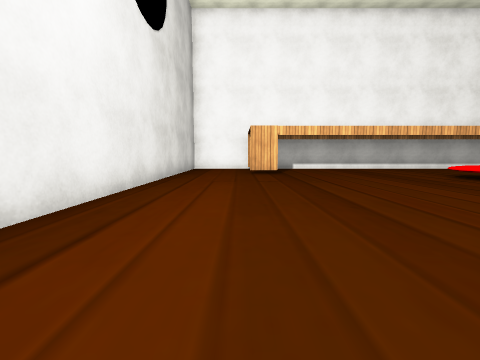
View 1 (above)

14 first-person views from a walk through a scene from a Unity 3-D project. The camera is 0.62 m above the floor, tilts 6° down and sees 90° across. The floor is counted in squares, 1 m on a side. Each view is taken from the middle of a square. On the plan, view 1 faces up. The plan holds only what a view shows up to about 9 squares ahead; the rest is blank. The place goes on beyond the plan. The player is left out. Some surface patterns are stand-ins.

View 2
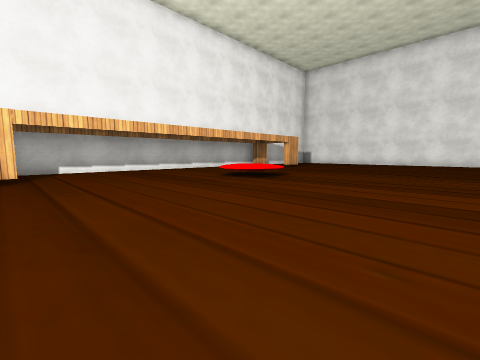

View 3
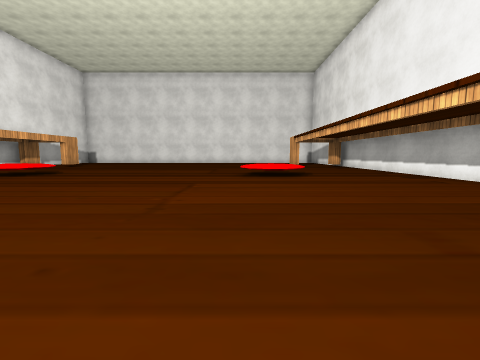

View 4
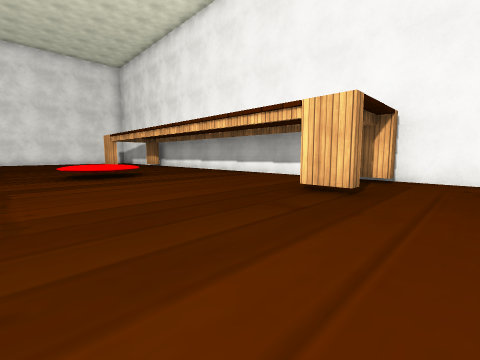

View 5
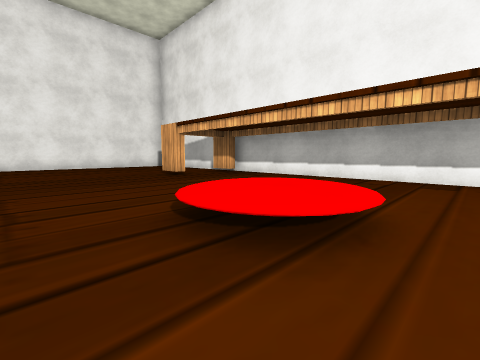

View 6
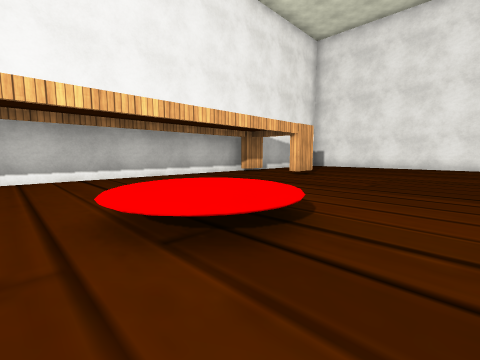

View 7
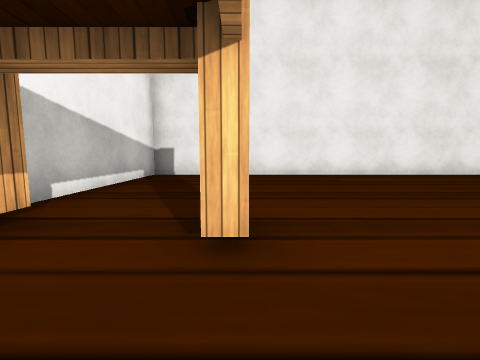

View 8
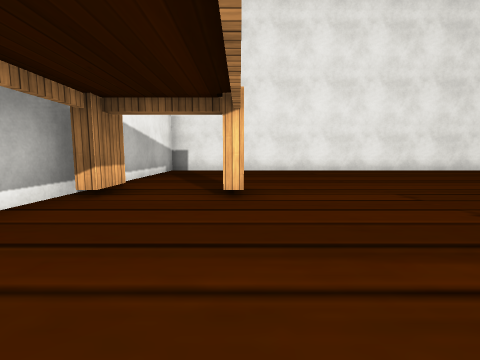

View 9
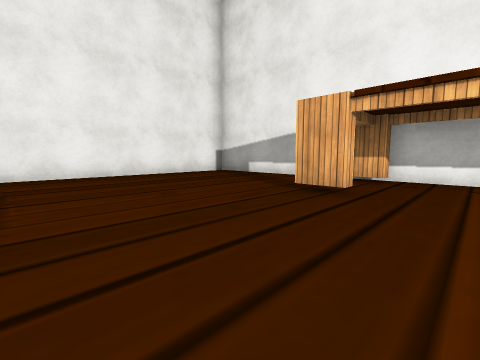

View 10
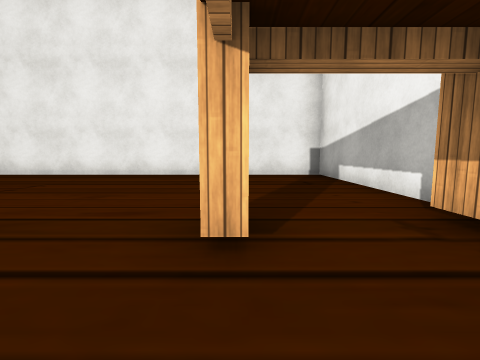

View 11
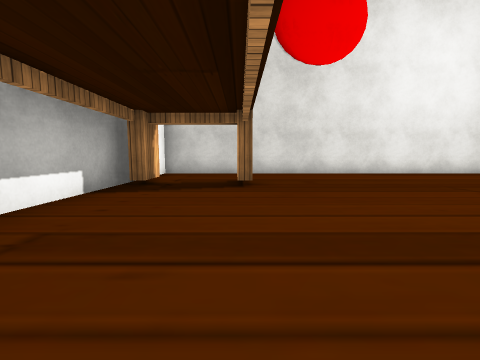

View 12
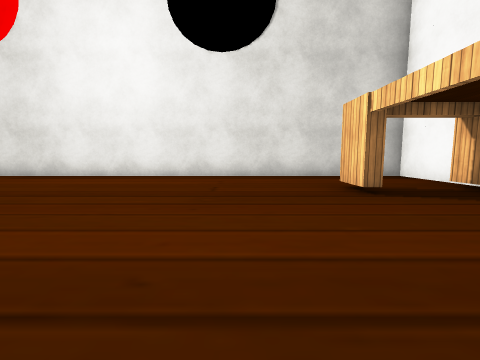

View 13
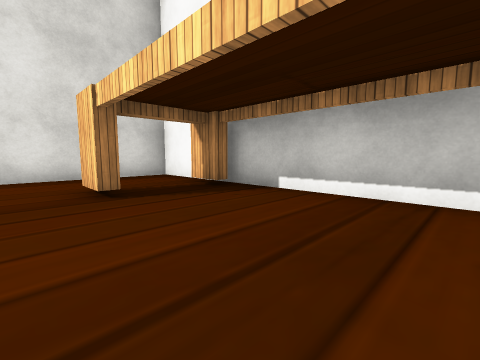

View 14
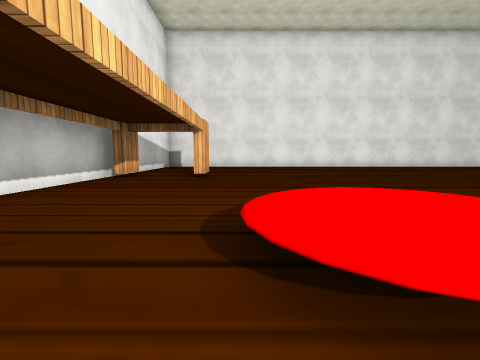

### Floor plan
Key: @ floor where view 1 was taken; # wall or solid block; . floor; ^ raised ledge.
Columns run from 2 left of view 1 to 18 right of it. Each row starts with its distance up from view 1.
 11 #####################
 10 #...................#
  9 #...................#
  8 #..#..........#.....#
  7 #.......^^..........#
  6 #.......^^..........#
  5 #.......^^..........#
  4 #...................#
  3 #...................#
  2 #...................#
  1 #...................#
  0 #.@.................#
 -1 #.......^^..........#
 -2 #.......^^..........#
 -3 #.......^^..........#
 -4 #..#..........#.....#
 -5 #...................#
 -6 #..#..........#.....#
 -7 #####################

Where each view was taken, in squares from view 1:
view 1: 0 up, 0 right, facing up
view 2: 1 up, 1 right, facing up-right
view 3: 1 down, 1 left, facing right
view 4: 0 up, 1 left, facing down-right
view 5: 0 up, 5 right, facing down-right
view 6: 4 up, 5 right, facing up-right
view 7: 8 up, 10 right, facing right
view 8: 8 up, 8 right, facing right
view 9: 0 up, 10 right, facing down-right
view 10: 4 down, 10 right, facing right
view 11: 4 down, 6 right, facing left
view 12: 6 up, 5 right, facing left
view 13: 7 up, 5 right, facing up-left
view 14: 7 up, 5 right, facing right
